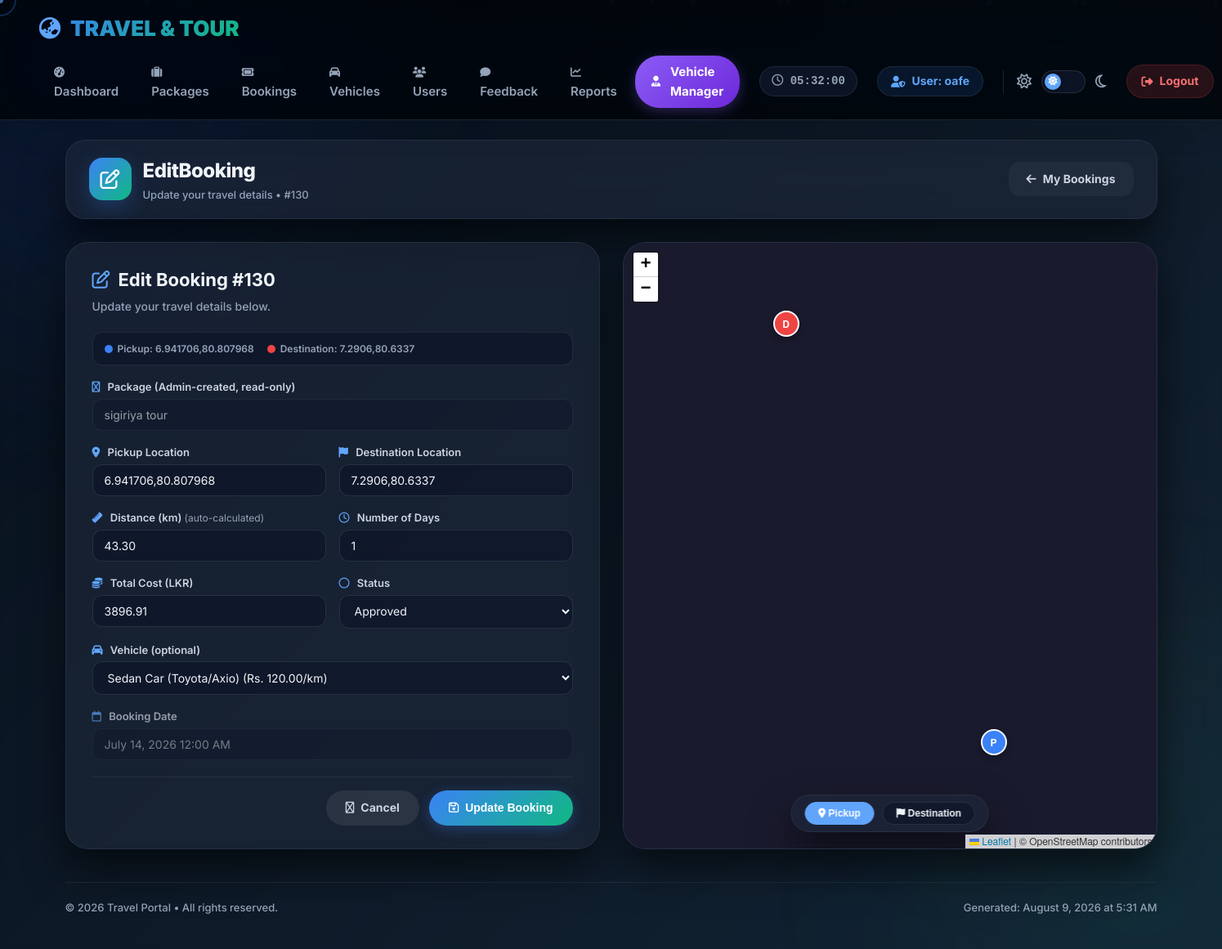
The page /admin/user/edit_booking.php?id=130 (signed in) on the database its author committed.
### tables this page shows
CREATE TABLE `bookings` (
  `id` int(11) NOT NULL,
  `user_id` int(11) NOT NULL,
  `package_id` int(11) NOT NULL,
  `package_name` varchar(255) DEFAULT NULL,
  `manual_package_name` varchar(255) DEFAULT NULL,
  `booking_date` datetime NOT NULL,
  `status` varchar(50) DEFAULT 'Approved',
  `pickup_location` varchar(255) DEFAULT NULL,
  `destination_location` varchar(255) DEFAULT NULL,
  `calculated_distance` decimal(10,2) DEFAULT NULL,
  `total_cost` decimal(10,2) DEFAULT NULL,
  `number_of_days` int(11) NOT NULL DEFAULT 1,
  `vehicle_id` int(11) NOT NULL,
  `start_date` date DEFAULT NULL,
  `end_date` date DEFAULT NULL,
  `number_of_members` int(11) DEFAULT 1,
  `pickup_lat` decimal(10,8) DEFAULT NULL,
  `pickup_lng` decimal(11,8) DEFAULT NULL,
  `dest_lat` decimal(10,8) DEFAULT NULL,
  `dest_lng` decimal(11,8) DEFAULT NULL,
  `petrol_cost` decimal(12,2) DEFAULT 0.00,
  `vehicle_cost` decimal(12,2) DEFAULT 0.00
);

CREATE TABLE `packages` (
  `id` int(11) NOT NULL,
  `title` varchar(255) NOT NULL,
  `description` text NOT NULL,
  `latitude` varchar(50) DEFAULT NULL,
  `longitude` varchar(50) DEFAULT NULL,
  `latitude2` varchar(50) DEFAULT NULL,
  `longitude2` varchar(50) DEFAULT NULL,
  `price` decimal(10,2) NOT NULL,
  `icon` varchar(50) DEFAULT '?',
  `created_at` timestamp NOT NULL DEFAULT current_timestamp(),
  `vehicle_id` int(11) DEFAULT NULL,
  `status` varchar(20) DEFAULT 'Active',
  `image` varchar(500) DEFAULT NULL
);

CREATE TABLE `vehicles` (
  `id` int(11) NOT NULL,
  `vehicle_name` varchar(100) NOT NULL,
  `category` varchar(50) DEFAULT 'Sedan',
  `price_per_km` decimal(10,2) NOT NULL,
  `petrol_rate` decimal(10,2) NOT NULL DEFAULT 50.00,
  `capacity` int(11) NOT NULL,
  `operator_id` int(11) DEFAULT NULL,
  `status` enum('Available','On Trip','Maintenance','Inactive') DEFAULT 'Available',
  `driver_name` varchar(100) DEFAULT NULL,
  `driver_phone` varchar(20) DEFAULT NULL,
  `last_lat` decimal(10,8) DEFAULT NULL,
  `last_lng` decimal(11,8) DEFAULT NULL,
  `last_update` datetime DEFAULT NULL,
  `next_maintenance` date DEFAULT NULL,
  `insurance_expiry` date DEFAULT NULL,
  `registration_expiry` date DEFAULT NULL,
  `last_service_date` date DEFAULT NULL,
  `fuel_type` varchar(20) DEFAULT 'Petrol',
  `transmission` varchar(20) DEFAULT 'Manual',
  `driver_id` int(11) DEFAULT NULL,
  `created_at` timestamp NOT NULL DEFAULT current_timestamp()
);

### admin/user/edit_booking.php (the view, shortened to what this page needs)
<?php
include("../includes/db.php");
$user_id = $_SESSION['user_id'];
$admin_name = $_SESSION['fullname'] ?? $_SESSION['username'] ?? 'User';
$booking_id = isset($_GET['id']) ? (int)$_GET['id'] : 0;
$query = "SELECT b.*, p.title AS package_name
          FROM bookings b
          LEFT JOIN packages p ON b.package_id = p.id
          WHERE b.id = $booking_id AND b.user_id = $user_id";
$result = mysqli_query($conn, $query);
$booking = mysqli_fetch_assoc($result);
$vehicles_query = "SELECT id, vehicle_name, price_per_km FROM vehicles WHERE status = 'Available' OR id = " . (int)$booking['vehicle_id'];
$vehicles_result = mysqli_query($conn, $vehicles_query);
$vehicles = [];
while ($row = mysqli_fetch_assoc($vehicles_result)) {
    $vehicles[] = $row;
}
$theme = isset($_COOKIE['dashboard-theme']) ? $_COOKIE['dashboard-theme'] : 'dark';
?>
<!DOCTYPE html>
<html lang="en" data-theme="<?php echo $theme; ?>">
<head>
    <link rel="stylesheet" href="https://cdnjs.cloudflare.com/ajax/libs/font-awesome/6.5.1/css/all.min.css">
    <link rel="stylesheet" href="https://unpkg.com/leaflet@1.9.4/dist/leaflet.css" />
</head>
<body>
<div class="video-background">
    <div class="fallback"></div>
    <video id="bgVideo" autoplay muted loop playsinline poster="https://images.unsplash.com/photo-1501785888041-af3ef285b470?w=1920&q=80">
        <source src="videos/19329370-uhd_3840_2160_24fps.mp4" type="video/mp4">
        <source src="videos/background.webm" type="video/webm">
    </video>
</div>
<div class="particles" id="particles"></div>
<nav class="navbar">
    <div class="logo"><i class="fa-solid fa-earth-asia"></i> TRAVEL &amp; TOUR</div>
    <div class="nav-group">
        <div class="nav-links">
            <a href="dashboard.php"><i class="fa-solid fa-gauge-high"></i> Dashboard</a>
            <a href="packages.php"><i class="fa-solid fa-suitcase"></i> Packages</a>
            <a href="booking.php"><i class="fa-solid fa-ticket"></i> Bookings</a>
            <a href="vehicles.php"><i class="fa-solid fa-car"></i> Vehicles</a>
            <a href="users.php"><i class="fa-solid fa-users"></i> Users</a>
            <a href="view_feedbacks.php"><i class="fa-solid fa-comment"></i> Feedback</a>
            <a href="advanced_reports.php"><i class="fa-solid fa-chart-line"></i> Reports</a>
            <a href="../vehicle_management/dashboard.php" target="_blank" style="background:linear-gradient(135deg,#8b5cf6,#6d28d9);color:#fff !important;padding:8px 20px;border-radius:30px;font-weight:700;transition:all 0.3s ease;box-shadow:0 4px 15px rgba(139,92,246,0.3);text-decoration:none;display:inline-flex;align-items:center;gap:6px;">
                <i class="fa-solid fa-user-tie"></i> Vehicle Manager
            </a>
        </div>
        <span class="navbar-clock" id="liveClock"><i class="fa-regular fa-clock"></i> Loading...</span>
        <div class="admin-badge">
            <i class="fa-solid fa-user-shield"></i>
            User: <?php echo htmlspecialchars($admin_name); ?>
        </div>
        <div class="theme-toggle-inline">
            <i class="fa-regular fa-sun toggle-icon" id="themeIcon"></i>
            <label class="toggle-switch">
                <span class="toggle-slider"></span>
            </label>
            <i class="fa-regular fa-moon toggle-icon"></i>
        </div>
        <a href="../index.php" class="btn-logout">
            <i class="fa-solid fa-right-from-bracket"></i> Logout
        </a>
    </div>
</nav>
<main class="main">
    <header class="app-header">
        <div class="brand">
            <div class="logo-icon"><i class="fa-regular fa-pen-to-square"></i></div>
            <div>
                <h1 id="typing-heading">Edit Booking</h1>
                <span>Update your travel details &bull; #<?php echo $booking_id; ?></span>
            </div>
        </div>
        <div class="header-actions">
            <a href="my_bookings.php" class="btn btn-ghost"><i class="fa-solid fa-arrow-left"></i> My Bookings</a>
        </div>
    </header>
    <div class="split-layout">
        <div class="edit-card">
            <h2><i class="fa-regular fa-pen-to-square"></i> Edit Booking #<?php echo $booking_id; ?></h2>
            <p class="sub">Update your travel details below.</p>
            <div class="status-indicators">
                <span class="indicator"><span class="dot dot-pickup"></span> <span id="pickupStatus">Pickup: Not set</span></span>
                <span class="indicator"><span class="dot dot-dest"></span> <span id="destStatus">Destination: Not set</span></span>
            </div>
            <form method="POST" id="editForm">
                <div class="form-group">
                    <label><i class="fa-regular fa-box"></i> Package (Admin-created, read-only)</label>
                    <input type="text" value="<?php echo htmlspecialchars($booking['package_name'] ?? 'Custom Tour'); ?>" disabled>
                </div>
                <div class="form-row">
                    <div class="form-group">
                        <label><i class="fa-solid fa-location-dot"></i> Pickup Location</label>
                        <input type="text" name="pickup_location" id="pickupInput" value="<?php echo htmlspecialchars($booking['pickup_location'] ?? ''); ?>" placeholder="Click on map to set">
                    </div>
                    <div class="form-group">
                        <label><i class="fa-solid fa-flag"></i> Destination Location</label>
                        <input type="text" name="destination_location" id="destInput" value="<?php echo htmlspecialchars($booking['destination_location'] ?? ''); ?>" placeholder="Click on map to set">
                    </div>
                </div>
                <div class="form-row">
                    <div class="form-group">
                        <label><i class="fa-solid fa-ruler"></i> Distance (km) <span style="font-weight:400;color:var(--text-muted);font-size:12px;">(auto-calculated)</span></label>
                        <input type="number" step="0.01" name="calculated_distance" id="distanceInput" value="<?php echo $booking['calculated_distance'] ?? '0.00'; ?>" required>
                    </div>
                    <div class="form-group">
                        <label><i class="fa-regular fa-clock"></i> Number of Days</label>
                        <input type="number" name="number_of_days" value="<?php echo $booking['number_of_days'] ?? 1; ?>" min="1" required>
                    </div>
                </div>
                <div class="form-row">
                    <div class="form-group">
                        <label><i class="fa-solid fa-coins"></i> Total Cost (LKR)</label>
                        <input type="number" step="0.01" name="total_cost" value="<?php echo $booking['total_cost'] ?? '0.00'; ?>" required>
                    </div>
                    <div class="form-group">
                        <label><i class="fa-regular fa-circle"></i> Status</label>
                        <select name="status" required>
                            <option value="Approved" <?php echo ($booking['status'] ?? '') == 'Approved' ? 'selected' : ''; ?>>Approved</option>
                        </select>
                    </div>
                </div>
                <div class="form-group">
                    <label><i class="fa-solid fa-car"></i> Vehicle (optional)</label>
                    <select name="vehicle_id">
                        <?php foreach ($vehicles as $v): ?>
                            <option value="<?php echo $v['id']; ?>" <?php echo ($booking['vehicle_id'] == $v['id']) ? 'selected' : ''; ?>>
                                <?php echo htmlspecialchars($v['vehicle_name']); ?>
                                (Rs. <?php echo number_format($v['price_per_km'] ?? 0, 2); ?>/km)
                            </option>
                        <?php endforeach; ?>
                    </select>
                </div>
                <?php if (!empty($booking['booking_date']) && $booking['booking_date'] != '0000-00-00 00:00:00'): ?>
                <div class="form-group" style="opacity:0.7;">
                    <label><i class="fa-regular fa-calendar"></i> Booking Date</label>
                    <input type="text" value="<?php echo date('F j, Y g:i A', strtotime($booking['booking_date'])); ?>" disabled>
                </div>
                <?php endif; ?>
                <div class="form-actions">
                    <a href="my_bookings.php" class="btn btn-cancel"><i class="fa-regular fa-xmark"></i> Cancel</a>
                    <button type="submit" name="update_booking" class="btn btn-update">
                        <i class="fa-regular fa-floppy-disk"></i> Update Booking
                    </button>
                </div>
            </form>
        </div>
        <div class="map-container">
            <div id="map"></div>
            <div class="map-controls">
                <button id="pickupBtn" class="active"><i class="fa-solid fa-location-dot"></i> Pickup</button>
                <button id="destBtn"><i class="fa-solid fa-flag"></i> Destination</button>
            </div>
        </div>
    </div>
    <div class="footer-bar">
        <span>© <?php echo date('Y'); ?> Travel Portal &bull; All rights reserved.</span>
        <span>Generated: <?php echo date('F j, Y \a\t g:i A'); ?></span>
    </div>
</main>
</body>
</html>

### rows shown on the page
bookings: package.title "sigiriya tour", pickup_location "6.941706,80.807968", destination_location "7.2906,80.6337", calculated_distance "43.30", number_of_days "1", total_cost "3896.91", status "Approved", vehicle_id "Sedan Car (Toyota/Axio) (Rs. 120.00/km)", booking_date "July 14, 2026 12:00 AM"

### other values the page prints
$admin_name "oafe"
$booking_id "130"
